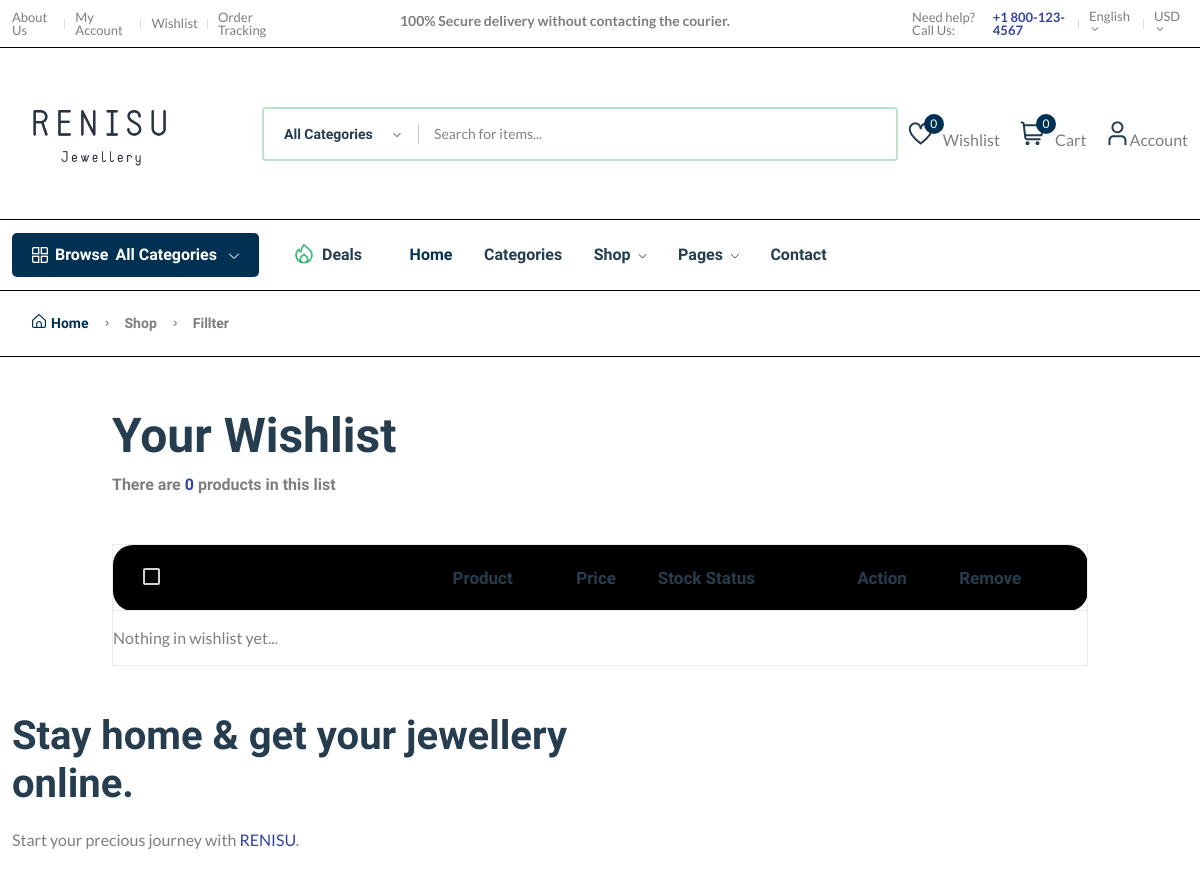
Page /wishlist/ (signed in, upper part) on the earlier database version.
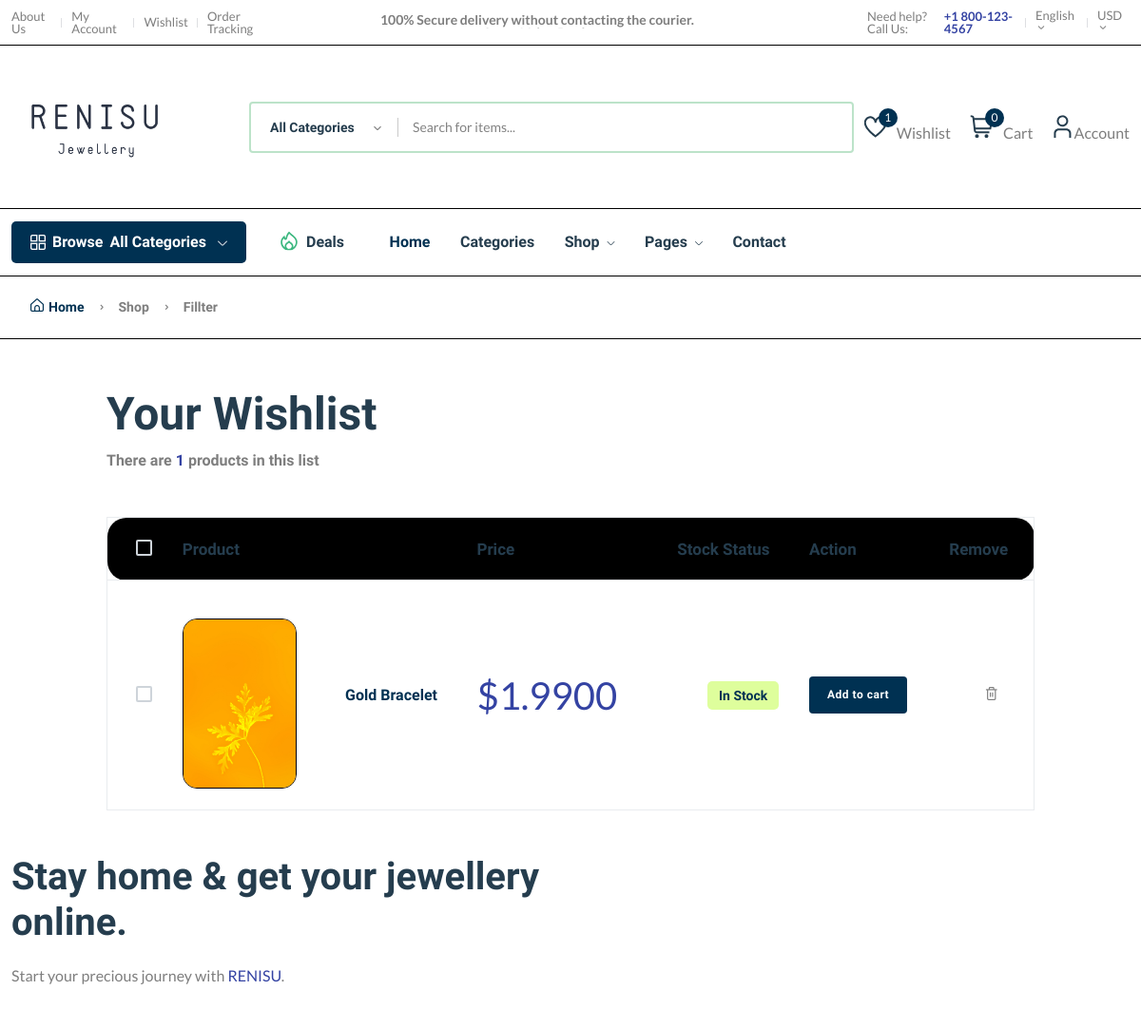
Same page on the later database version.
### core/models.py (models this page shows, shortened)
class wishlist_model(models.Model):
    user = models.ForeignKey(User, on_delete=models.SET_NULL, null=True)
    product = models.ForeignKey(Product, on_delete=models.SET_NULL, null=True)
    date = models.DateTimeField(auto_now_add=True)
    class Meta:
        verbose_name_plural = "wishlists"

class Product(models.Model):
    pid = ShortUUIDField(unique = True,
                        length = 10,
                        max_length = 30,
                        prefix = "prd",
                        alphabet = "abcdefgh12345"
                        )
    title = models.CharField(max_length = 100) # Title, heading
    image = models.ImageField(upload_to = "product")
    description = RichTextUploadingField(null=True,
                                        blank=True,
                                        default="This is the product"
                                        )
    category = models.ForeignKey(Category,
                                on_delete = models.SET_NULL,
                                null = True,
                                related_name= "category"
                                )
    price = models.DecimalField(max_digits = 9999999999,
                                decimal_places = 4,
                                default = "1.99"
                                )
    old_price = models.DecimalField(max_digits = 9999999999,
                                    decimal_places = 4,
                                    default = "2.99"
                                    )
    specifications = models.TextField(null = True,
                                    blank = True,
                                    default = "This is for the specific values of the products"
                                    )
    stock_count = models.CharField(max_length=100,
                                default="10",
                                null=True,
                                blank=True
                                )
    status = models.BooleanField(default=True)
    in_stock = models.BooleanField(default=True)
    featured = models.BooleanField(default=False)
    sku = ShortUUIDField(unique=True,
                        length=4,
                        max_length=10,
                        prefix="sku",
                        alphabet="1234567890"
                        )
    date = models.DateTimeField(auto_now_add=True)
    updated = models.DateTimeField(null=True,
                                blank=True
                                )
    class Meta:
        verbose_name_plural = "Products"

### core/views.py (the view)
# urls.py: path("wishlist/", views.wishlist_view, name="wishlist"),
@login_required
def wishlist_view(request):
    wishlist = wishlist_model.objects.all()
    context = {
        "wishlists":wishlist
    }
    return render(request,"core/wishlist.html", context)

### core/context_processor.py (called while the page is built)
def default(request):
    categories = Category.objects.all()
    if request.user.is_authenticated:
        try:
            wishlist = wishlist_model.objects.filter(user=request.user)
        except:
            messages.warning(request, "You need to login before accessing your wishlist.")
            wishlist = 0
    else:
        wishlist = 0
    try:
        address = Address.objects.get(user=request.user.id)
    except Address.DoesNotExist:
        address = None
    return {
        'categories':categories,
        'address':address,
        'wishlist':wishlist,
    }

### templates/core/wishlist.html (shortened to what this page needs)
{% extends 'partials/base.html' %}
{% load static %}
{% block content %}
    <main class="main" id="wishlist-list">
        <div class="page-header breadcrumb-wrap">
            <div class="container">
                <div class="breadcrumb">
                    <a href="index.html" rel="nofollow"><i class="fi-rs-home mr-5"></i>Home</a>
                    <span></span> Shop <span></span> Fillter
                </div>
            </div>
        </div>
        <div class="container mb-30 mt-50">
            <div class="row">
                <div class="col-xl-10 col-lg-12 m-auto">
                    <div class="mb-50">
                        <h1 class="heading-2 mb-10">Your Wishlist</h1>
                        <h6 class="text-body">There are <span class="text-brand">{{wishlists.count}}</span> products in this list</h6>
                    </div>
                    <div class="table-responsive shopping-summery">
                        <table class="table table-wishlist">
                            <thead>
                                <tr class="main-heading">
                                    <th class="custome-checkbox start pl-30">
                                        <label class="form-check-label" for="exampleCheckbox11"></label>
                                    </th>
                                    <th scope="col" colspan="2">Product</th>
                                    <th scope="col">Price</th>
                                    <th scope="col">Stock Status</th>
                                    <th scope="col">Action</th>
                                    <th scope="col" class="end">Remove</th>
                                </tr>
                            </thead>
                            <tbody>
                                {% for w in wishlists%}
                                <tr class="pt-30">
                                    <td class="custome-checkbox pl-30">
                                        <label class="form-check-label" for="exampleCheckbox1"></label>
                                    </td>
                                    <td class="image product-thumbnail pt-40"><img src="{{w.product.image.url}}" alt="#" /></td>
                                    <td class="product-des product-name">
                                        <h6><a class="product-name mb-10" href="{% url 'core:product-detail' w.product.pid %}">{{ w.product.title|truncatechars:30 }}</a></h6>
                                    </td>
                                    <td class="price d-fdlex fs-1" data-title="Price">
                                        <span class="text-brand">$</span><span class="text-brand current-product-price-{{ w.product.id }}">{{ w.product.price }}</span>
                                    </td>
                                    <td class="text-center detail-info" data-title="Stock">
                                        <span class="stock-status in-stock mb-0"> {% if w.product.in_stock %} In Stock {% else %} Out of Stock {% endif %}</span>
                                    </td>
                                    <td class="text-right" data-title="Cart">
                                        <button class="btn btn-sm add-to-cart-btn" data-index="{{ w.product.id }}">Add to cart</button>
                                    </td>
                                    <td class="action text-center" data-title="Remove">
                                        <button style="border: none; background: none;" data-wishlist-product="{{ w.id }}"  class="text-body delete-wishlist-product"><i class="fi-rs-trash"></i></button>
                                    </td>
                                </tr>
                                {% empty %}
                                <tr>
                                    <td><p>Nothing in wishlist yet...</p></td>
                                </tr>
                                {% endfor %}
                            </tbody>
                        </table>
                    </div>
                </div>
            </div>
        </div>
    </main>
{% endblock content %}

Differences in the rows shown:
added wishlist_model: product.image (picture), product "Gold Bracelet", product.price "1.9900", shows "In Stock"
Other differences:
{{ wishlist.count }}: "0" → "1"
{{ wishlists.count }}: "0" → "1"
text no longer shown: "Nothing in wishlist yet..."
